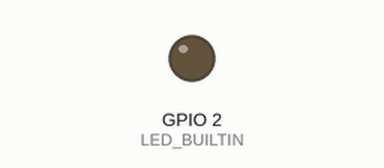
Bench run of a sketch on a simulated ESP8266 (NodeMCU). Parts: output pins drawn as LEDs (lit = HIGH, except the on-board LED, lit = LOW). What the sketch prints to the serial monitor is not drawn.

Above: at 2.2 s.
At 5.63 s:
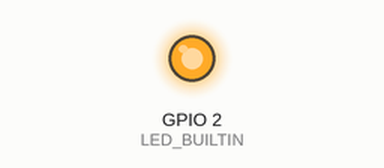
Timing chart, 0 to 6.1 s (numbered marks = the images above):
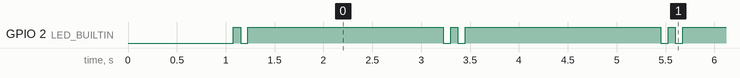

Measured:
- by itself, GPIO 2 (LED_BUILTIN): repeats every 2.2 s: LOW 0.08 s, HIGH 2.0 s, LOW 0.08 s, HIGH 0.08 s

The sketch:

WiFiAccessPoint.ino
```cpp
// (licence header left out)
/* Create a WiFi access point and provide a web server on it. */

#include <ESP8266WiFi.h>
#include <WiFiClient.h>
#include <ESP8266WebServer.h>

#ifndef APSSID
#define APSSID "ESP8266-AP"
#define APPSK  "Metallica"
#endif

/* Set these to your desired credentials. */
const char *ssid = APSSID;
const char *password = APPSK;

ESP8266WebServer server(80);

/* Just a little test message.  Go to http://192.168.4.1 in a web browser
   connected to this access point to see it.
*/
void handleRoot() {
  char temp[200];
  snprintf(temp,200,
  "<h1>Hi.. You are connected to Handiko's ESP8266-AP</h1>"
  );
  server.send(200, "text/html", temp);
}

void setup() {
  delay(1000);
  Serial.begin(115200);
  Serial.println();
  Serial.print("Configuring access point...");
  /* You can remove the password parameter if you want the AP to be open. */
  WiFi.softAP(ssid, password);

  IPAddress myIP = WiFi.softAPIP();
  Serial.print("AP IP address: ");
  Serial.println(myIP);
  server.on("/", handleRoot);
  server.begin();
  Serial.println("HTTP server started");
  pinMode(LED_BUILTIN, OUTPUT);
}

void loop() {
  digitalWrite(LED_BUILTIN, LOW);
  delay(75);
  digitalWrite(LED_BUILTIN, HIGH);
  delay(75);
  digitalWrite(LED_BUILTIN, LOW);
  delay(75);
  digitalWrite(LED_BUILTIN, HIGH);
  delay(2000);

  server.handleClient();
}
```
